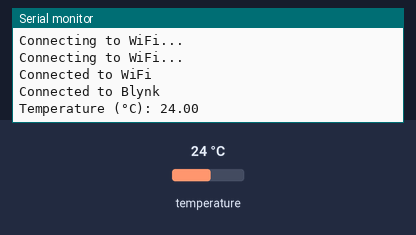
Bench run of a sketch on a simulated ESP32. Parts: the last lines printed to the serial monitor. The inputs (shaded band) are chosen by the test bench; at power-on: temperature 24 °C. WiFi joins after 1.5 s; servers stay silent unless stated.

Above: at 3.5 s.
3.6 s: temperature set to 12 °C
At 5.8 s:
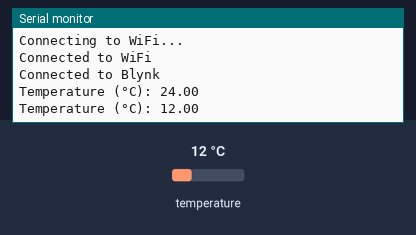
6.1 s: temperature set to 19 °C
At 7.5 s:
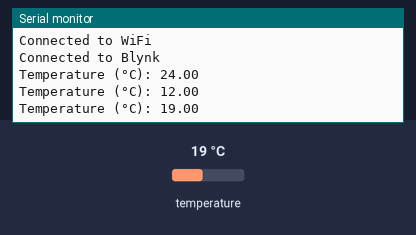
Timing chart, 0 to 9.1 s (numbered marks = the images above; inputs shaded):
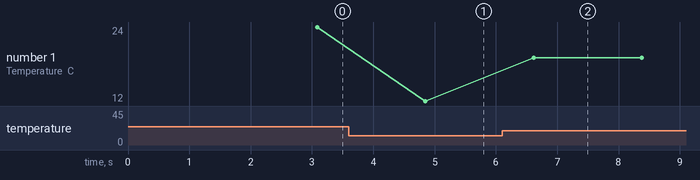

The sketch:

IoT_based_Liquid_level_temprature_monitoring.ino
```cpp
#define BLYNK_TEMPLATE_ID "TMPL3qaTt8pGv"
#define BLYNK_TEMPLATE_NAME "IoT based liquid temperature monitoring"
#define BLYNK_AUTH_TOKEN "d63XTdTLRBdfgdf_R90G98_wtmQ34QSzCbR4k"

#include <OneWire.h>
#include <DallasTemperature.h>
#include <WiFi.h>
#include <WiFiClient.h>
#include <BlynkSimpleEsp32.h>

// Data wire is connected to GPIO 13
#define ONE_WIRE_BUS 13

OneWire oneWire(ONE_WIRE_BUS);
DallasTemperature sensors(&oneWire);

/* Comment this out to disable prints and save space */
#define BLYNK_PRINT Serial

// Your WiFi credentials.
// Set password to "" for open networks.
char auth[] = BLYNK_AUTH_TOKEN;
char ssid[] = "impulsetech";
char pass[] = "impulse567";
BlynkTimer timer;

void setup() {
  // Start the serial communication
  Serial.begin(9600);
  sensors.begin();

  // Connect to WiFi
  WiFi.begin(ssid, pass);
  while (WiFi.status() != WL_CONNECTED) {
    delay(1000);
    Serial.println("Connecting to WiFi...");
  }
  Serial.println("Connected to WiFi");

  // Connect to Blynk
  Blynk.begin(auth, ssid, pass);
  while (!Blynk.connected()) {
    Serial.println("Connecting to Blynk...");
    delay(1000);
  }
  Serial.println("Connected to Blynk");
}

void loop() {
  sensors.requestTemperatures(); // Request temperature readings

  // Replace 'YourSensorName' with a descriptive name for your sensor
  float temperatureC = sensors.getTempCByIndex(0); // Index 0 for the first sensor found

  if (temperatureC != DEVICE_DISCONNECTED_C) {
    Serial.print("Temperature (°C): ");
    Serial.println(temperatureC, 2); // Print temperature with 2 decimal places
  } else {
    Serial.println("Error: Unable to read temperature.");
  }
  Blynk.virtualWrite(V0, temperatureC);
  delay(1000);

  // Run the Blynk loop
  Blynk.run();
}
```

Measured:
- after the input at 3.6 s, the serial monitor: prints a new line after 1.2 s (image 1)
- after the input at 6.1 s, the serial monitor: prints a new line after 0.51 s (image 2)
- plotted number 1: 24 → 12 after the input at 3.6 s, 12 → 19 after the input at 6.1 s
